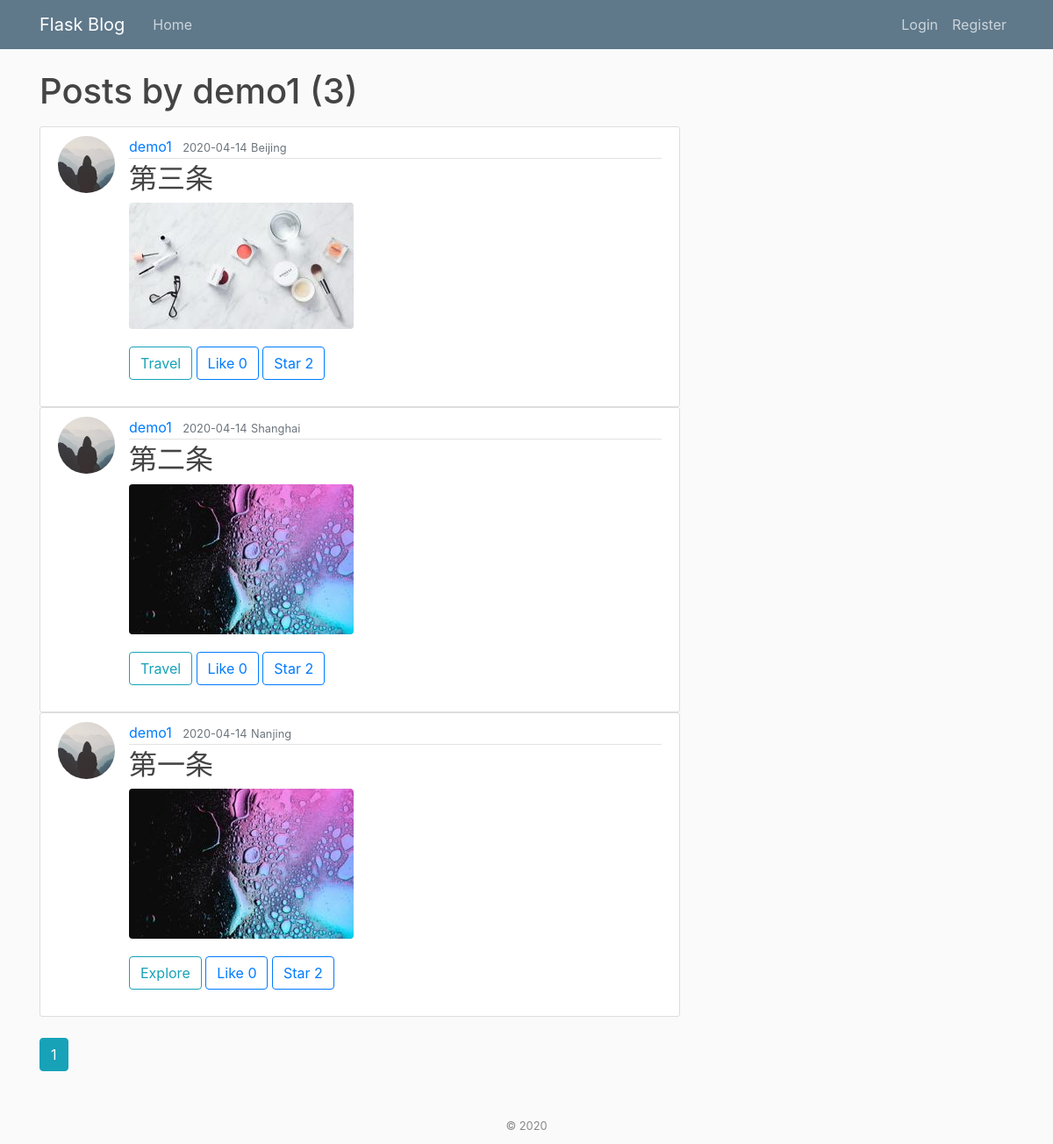
The app's page /user/demo1 with its own data.
### flaskblog/models.py (models this page shows, shortened)
class User(db.Model, UserMixin):
    id = db.Column(db.Integer, primary_key=True)
    username = db.Column(db.String(20), unique=True, nullable=False)
    email = db.Column(db.String(120), unique=True, nullable=False)
    image_file = db.Column(db.String(20), nullable=False, default='default.jpg')
    password = db.Column(db.String(60), nullable=False)
    posts = db.relationship('Post', backref='author', lazy=True)
    comments = db.relation('Comment', backref='author', lazy=True)
    star_posts = db.relationship('Post', secondary=user_star_post, backref='star_posts', lazy=True)
    like_posts = db.relationship('Post', secondary=user_like_post, backref='like_posts', lazy=True)

class Post(db.Model):
    id = db.Column(db.Integer, primary_key=True)
    title = db.Column(db.String(100), nullable=False)
    position = db.Column(db.String(100), nullable=False)
    date_posted = db.Column(db.DateTime, nullable=False, default=datetime.utcnow)
    content = db.Column(db.Text, nullable=False)
    image_file = db.Column(db.String(20), nullable=False, default='default.jpg')
    user_id = db.Column(db.Integer, db.ForeignKey('user.id'), nullable=False)
    comments = db.relation('Comment', backref='posted', lazy=True)
    like_count = db.Column(db.Integer, nullable=False, default=0)
    star_count = db.Column(db.Integer, nullable=False, default=0)
    post_type = db.Column(db.Integer, nullable=False)

### flaskblog/users/routes.py (the view)
@users.route("/user/<string:username>")
def user_posts(username):
    page = request.args.get('page', 1, type=int)
    user = User.query.filter_by(username=username).first_or_404()
    posts = Post.query.filter_by(author=user)\
        .order_by(Post.date_posted.desc())\
        .paginate(page=page, per_page=5)
    return render_template('user_posts.html', posts=posts, user=user)

### flaskblog/templates/user_posts.html
{% extends "layout.html" %}
{% block content %}
    <h1 class="mb-3">Posts by {{ user.username }} ({{ posts.total }})</h1>
    {% for post in posts.items %}
        <article class="media content-section">
          <img class="rounded-circle article-img" src="{{ url_for('static', filename='profile_pics/' + post.author.image_file) }}">
          <div class="media-body">
            <div class="article-metadata">
              <a class="mr-2" href="{{ url_for('users.user_posts', username=post.author.username) }}">{{ post.author.username }}</a>
              <small class="text-muted">{{ post.date_posted.strftime('%Y-%m-%d') }}</small>
              <small class="text-muted">{{ post.position }}</small>
            </div>
            <h2><a class="article-title" href="{{ url_for('posts.post', post_id=post.id) }}">{{ post.title }}</a></h2>
            <img src="{{ url_for('static', filename='post_pics/' + post.image_file) }}" class="rounded" />
              <div class="post-button-section">
                {% if post.post_type %}
                    <button class="btn btn-outline-info">Explore</button>
                {% else %}
                    <button class="btn btn-outline-info">Travel</button>
                {% endif %}
                <button class="btn btn-outline-primary">
                    Like
                    <span id="like-button">
                        {{ post.like_count }}
                    </span>
                </button>
                <button class="btn btn-outline-primary">
                    Star
                    <span id="star-button">
                        {{ post.star_count }}
                    </span>
                </button>
            </div>
          </div>
        </article>
    {% endfor %}
    <br>
    {% for page_num in posts.iter_pages(left_edge=1, right_edge=1, left_current=1, right_current=2) %}
      {% if page_num %}
        {% if posts.page == page_num %}
          <a class="btn btn-info mb-4" href="{{ url_for('users.user_posts', username=user.username, page=page_num) }}">{{ page_num }}</a>
        {% else %}
          <a class="btn btn-outline-info mb-4" href="{{ url_for('users.user_posts', username=user.username, page=page_num) }}">{{ page_num }}</a>
        {% endif %}
      {% else %}
        ...
      {% endif %}
    {% endfor %}
{% endblock content %}

### flaskblog/static/main.css (style rules this page uses)
body { background: #fafafa; color: #333333; margin-top: 5rem; }
h1, h2, h3, h4, h5, h6 { color: #444444; }
.content-section { background: #ffffff; padding: 10px 20px; border: 1px solid #dddddd; border-radius: 3px; }
.post-button-section { margin: 20px 0 }
.article-title { color: #444444; }
.article-img { height: 65px; width: 65px; margin-right: 16px; }
.article-metadata { padding-bottom: 1px; margin-bottom: 4px; border-bottom: 1px solid #e3e3e3 }

### records on screen
User: username "demo1"
Post: image_file (placeholder picture), author.username "demo1", date_posted "2020-04-14", position "Beijing", title "第三条", image_file (picture), post_type "Travel", like_count "0", star_count "2"
Post: image_file (placeholder picture), author.username "demo1", date_posted "2020-04-14", position "Shanghai", title "第二条", image_file (picture), post_type "Travel", like_count "0", star_count "2"
Post: image_file (placeholder picture), author.username "demo1", date_posted "2020-04-14", position "Nanjing", title "第一条", image_file (picture), post_type "Explore", like_count "0", star_count "2"

### other values on screen
{{ posts.total }} "3"
{{ page_num }} "1"
